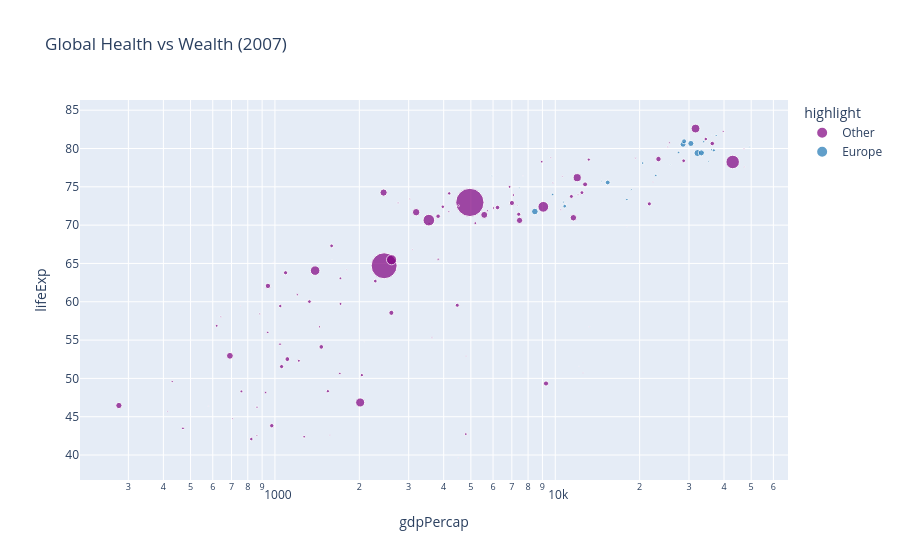

Source (notebook cell):
### Markdown cell above
## Task 2 — Bubble chart: tell a story

**What to build:** A bubble chart (full 2007 dataset, all countries) where:
- x = GDP per capita (log scale)
- y = life expectancy
- size = population
- colour = ONE continent highlighted (your choice), all others grey
- At least one annotation explaining the highlighted group's story

> This is the grey-and-highlight technique applied to a bubble chart.

### Code cell
# Task 2
# YOUR CODE HERE
# --- Task 2 Solution ---

# 1) Filter 2007 data
df_2007 = df[df["year"] == 2007].copy()

highlight_continent = "Europe"

# 2) Create highlight column
df_2007["highlight"] = df_2007["continent"].apply(
    lambda x: highlight_continent if x == highlight_continent else "Other"
)

# 3) Bubble chart
fig2 = px.scatter(
    df_2007,
    x="gdpPercap",
    y="lifeExp",
    size="pop",
    color="highlight",
    log_x=True,
    hover_name="country",
    color_discrete_map={
        highlight_continent: "#1f77b4",
        "Other": "purple"
    },
    title="Global Health vs Wealth (2007)"
)

# 4) Add annotation (storytelling!)
fig2.add_annotation(
    x=30000,
    y=80,
    text="Europe clusters at high wealth<br>and high life expectancy",
    showarrow=True,
    arrowhead=2
)

fig2.show()

### Figure 1 — Plotly figure (JSON) as saved in the notebook; plotly's stock layout.template omitted (floating-point values rounded to 4 significant figures)
{"data": [{"hovertemplate": "<b>%{hovertext}</b><br><br>highlight=Other<br>gdpPercap=%{x}<br>lifeExp=%{y}<br>pop=%{marker.size}<extra></extra>", "hovertext": ["Afghanistan", "Algeria", "Angola", "Argentina", "Australia", "Bahrain", "Bangladesh", "Benin", "Bolivia", "Botswana", "Brazil", "Burkina Faso", "Burundi", "Cambodia", "Cameroon", "Canada", "Central African Republic", "Chad", "Chile", "China", "Colombia", "Comoros", "Congo, Dem. Rep.", "Congo, Rep.", "Costa Rica", "Cote d'Ivoire", "Cuba", "Djibouti", "Dominican Republic", "Ecuador", "Egypt", "El Salvador", "Equatorial Guinea", "Eritrea", "Ethiopia", "Gabon", "Gambia", "Ghana", "Guatemala", "Guinea", "Guinea-Bissau", "Haiti", "Honduras", "Hong Kong, China", "India", "Indonesia", "Iran", "Iraq", "Israel", "Jamaica", "Japan", "Jordan", "Kenya", "Korea, Dem. Rep.", "Korea, Rep.", "Kuwait", "Lebanon", "Lesotho", "Liberia", "Libya", "Madagascar", "Malawi", "Malaysia", "Mali", "Mauritania", "Mauritius", "Mexico", "Mongolia", "Morocco", "Mozambique", "Myanmar", "Namibia", "Nepal", "New Zealand", "Nicaragua", "Niger", "Nigeria", "Oman", "Pakistan", "Panama", "Paraguay", "Peru", "Philippines", "Puerto Rico", "Reunion", "Rwanda", "Sao Tome and Principe", "Saudi Arabia", "Senegal", "Sierra Leone", "Singapore", "Somalia", "South Africa", "Sri Lanka", "Sudan", "Swaziland", "Syria", "Taiwan", "Tanzania", "Thailand", "Togo", "Trinidad and Tobago", "Tunisia", "Uganda", "United States", "Uruguay", "Venezuela", "Vietnam", "West Bank and Gaza", "Yemen, Rep.", "Zambia", "Zimbabwe"], "legendgroup": "Other", "marker": {"color": "purple", "size": [31889923, 33333216, 12420476, 40301927, 20434176, 708573, 150448339, 8078314, 9119152, 1639131, 190010647, 14326203, 8390505, 14131858, 17696293, 33390141, 4369038, 10238807, 16284741, 1318683096, 44227550, 710960, 64606759, 3800610, 4133884, 18013409, 11416987, 496374, 9319622, 13755680, 80264543, 6939688, 551201, 4906585, 76511887, 1454867, 1688359, 22873338, 12572928, 9947814, 1472041, 8502814, 7483763, 6980412, 1110396331, 223547000, 69453570, 27499638, 6426679, 2780132, 127467972, 6053193, 35610177, 23301725, 49044790, 2505559, 3921278, 2012649, 3193942, 6036914, 19167654, 13327079, 24821286, 12031795, 3270065, 1250882, 108700891, 2874127, 33757175, 19951656, 47761980, 2055080, 28901790, 4115771, 5675356, 12894865, 135031164, 3204897, 169270617, 3242173, 6667147, 28674757, 91077287, 3942491, 798094, 8860588, 199579, 27601038, 12267493, 6144562, 4553009, 9118773, 43997828, 20378239, 42292929, 1133066, 19314747, 23174294, 38139640, 65068149, 5701579, 1056608, 10276158, 29170398, 301139947, 3447496, 26084662, 85262356, 4018332, 22211743, 11746035, 12311143], "sizemode": "area", "sizeref": 3297000.0, "symbol": "circle"}, "mode": "markers", "name": "Other", "orientation": "v", "showlegend": true, "type": "scatter", "x": [974.6, 6223.0, 4797.0, 12780.0, 34440.0, 29800.0, 1391.0, 1441.0, 3822.0, 12570.0, 9066.0, 1217.0, 430.1, 1714.0, 2042.0, 36320.0, 706.0, 1704.0, 13170.0, 4959.0, 7007.0, 986.1, 277.6, 3633.0, 9645.0, 1545.0, 8948.0, 2082.0, 6025.0, 6873.0, 5581.0, 5728.0, 12150.0, 641.4, 690.8, 13210.0, 752.7, 1328.0, 5186.0, 942.7, 579.2, 1202.0, 3548.0, 39720.0, 2452.0, 3541.0, 11610.0, 4471.0, 25520.0, 7321.0, 31660.0, 4519.0, 1463.0, 1593.0, 23350.0, 47310.0, 10460.0, 1569.0, 414.5, 12060.0, 1045.0, 759.3, 12450.0, 1043.0, 1803.0, 10960.0, 11980.0, 3096.0, 3820.0, 823.7, 944.0, 4811.0, 1091.0, 25190.0, 2749.0, 619.7, 2014.0, 22320.0, 2606.0, 9809.0, 4173.0, 7409.0, 3190.0, 19330.0, 7670.0, 863.1, 1598.0, 21650.0, 1712.0, 862.5, 47140.0, 926.1, 9270.0, 3970.0, 2602.0, 4513.0, 4185.0, 28720.0, 1107.0, 7458.0, 883.0, 18010.0, 7093.0, 1056.0, 42950.0, 10610.0, 11420.0, 2442.0, 3025.0, 2281.0, 1271.0, 469.7], "xaxis": "x", "y": [43.83, 72.3, 42.73, 75.32, 81.23, 75.64, 64.06, 56.73, 65.55, 50.73, 72.39, 52.3, 49.58, 59.72, 50.43, 80.65, 44.74, 50.65, 78.55, 72.96, 72.89, 65.15, 46.46, 55.32, 78.78, 48.33, 78.27, 54.79, 72.23, 74.99, 71.34, 71.88, 51.58, 58.04, 52.95, 56.73, 59.45, 60.02, 70.26, 56.01, 46.39, 60.92, 70.2, 82.21, 64.7, 70.65, 70.96, 59.55, 80.75, 72.57, 82.6, 72.53, 54.11, 67.3, 78.62, 77.59, 71.99, 42.59, 45.68, 73.95, 59.44, 48.3, 74.24, 54.47, 64.16, 72.8, 76.19, 66.8, 71.16, 42.08, 62.07, 52.91, 63.78, 80.2, 72.9, 56.87, 46.86, 75.64, 65.48, 75.54, 71.75, 71.42, 71.69, 78.75, 76.44, 46.24, 65.53, 72.78, 63.06, 42.57, 79.97, 48.16, 49.34, 72.4, 58.56, 39.61, 74.14, 78.4, 52.52, 70.62, 58.42, 69.82, 73.92, 51.54, 78.24, 76.38, 73.75, 74.25, 73.42, 62.7, 42.38, 43.49], "yaxis": "y"}, {"hovertemplate": "<b>%{hovertext}</b><br><br>highlight=Europe<br>gdpPercap=%{x}<br>lifeExp=%{y}<br>pop=%{marker.size}<extra></extra>", "hovertext": ["Albania", "Austria", "Belgium", "Bosnia and Herzegovina", "Bulgaria", "Croatia", "Czech Republic", "Denmark", "Finland", "France", "Germany", "Greece", "Hungary", "Iceland", "Ireland", "Italy", "Montenegro", "Netherlands", "Norway", "Poland", "Portugal", "Romania", "Serbia", "Slovak Republic", "Slovenia", "Spain", "Sweden", "Switzerland", "Turkey", "United Kingdom"], "legendgroup": "Europe", "marker": {"color": "#1f77b4", "size": [3600523, 8199783, 10392226, 4552198, 7322858, 4493312, 10228744, 5468120, 5238460, 61083916, 82400996, 10706290, 9956108, 301931, 4109086, 58147733, 684736, 16570613, 4627926, 38518241, 10642836, 22276056, 10150265, 5447502, 2009245, 40448191, 9031088, 7554661, 71158647, 60776238], "sizemode": "area", "sizeref": 3297000.0, "symbol": "circle"}, "mode": "markers", "name": "Europe", "orientation": "v", "showlegend": true, "type": "scatter", "x": [5937.0, 36130.0, 33690.0, 7446.0, 10680.0, 14620.0, 22830.0, 35280.0, 33210.0, 30470.0, 32170.0, 27540.0, 18010.0, 36180.0, 40680.0, 28570.0, 9254.0, 36800.0, 49360.0, 15390.0, 20510.0, 10810.0, 9787.0, 18680.0, 25770.0, 28820.0, 33860.0, 37510.0, 8458.0, 33200.0], "xaxis": "x", "y": [76.42, 79.83, 79.44, 74.85, 73.0, 75.75, 76.49, 78.33, 79.31, 80.66, 79.41, 79.48, 73.34, 81.76, 78.89, 80.55, 74.54, 79.76, 80.2, 75.56, 78.1, 72.48, 74.0, 74.66, 77.93, 80.94, 80.88, 81.7, 71.78, 79.42], "yaxis": "y"}], "layout": {"annotations": [{"arrowhead": 2, "showarrow": true, "text": "Europe clusters at high wealth<br>and high life expectancy", "x": 30000, "y": 80}], "legend": {"itemsizing": "constant", "title": {"text": "highlight"}, "tracegroupgap": 0}, "title": {"text": "Global Health vs Wealth (2007)"}, "xaxis": {"anchor": "y", "domain": [0, 1], "title": {"text": "gdpPercap"}, "type": "log"}, "yaxis": {"anchor": "x", "domain": [0, 1], "title": {"text": "lifeExp"}}}}
